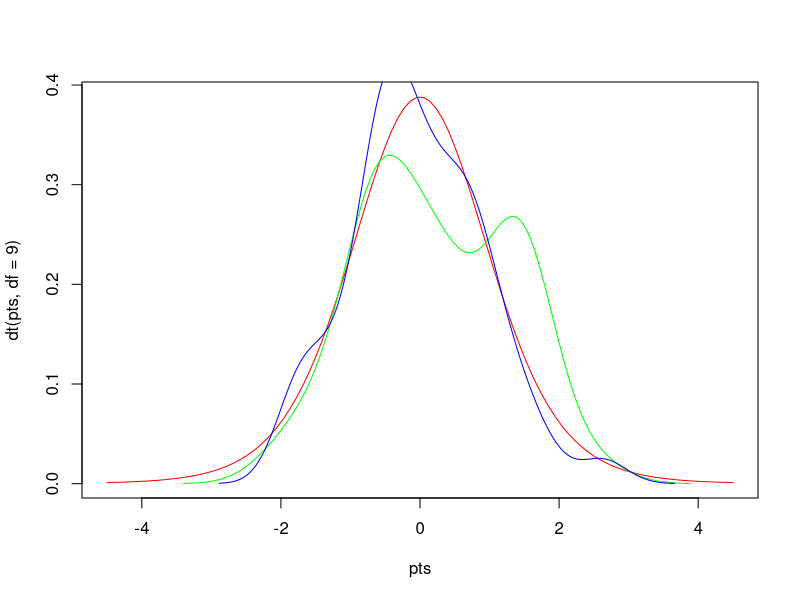

This chart was generated by the following R code:
# Author: Moore, 10/25/24, Purpose: Calculate the Test

# Create 2 dummy groups called x and y, using function rnorm()
x = rnorm(50)
y = rnorm(100)

# create a sequence of 100 points between -4.5 and +4.5
pts = seq(-4.5,4.5,length=100)



# create a density plot for 100 points between -4.5 and +4.5
plot(pts,dt(pts,df=9),col='red',type='l')

lines(density(x), col='green')
lines(density(y), col='blue')
ttest = t.test(x,y)
